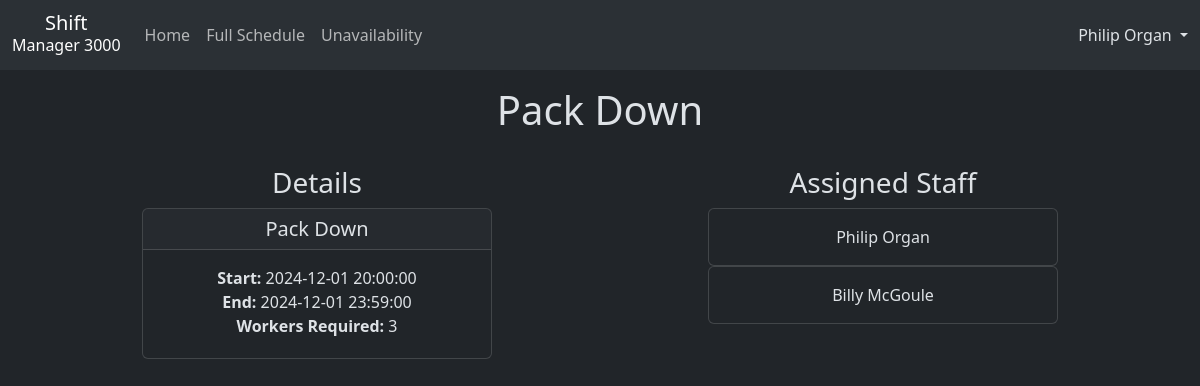
The page /user/shift?id=2 (signed in) on the database its author committed.
### app/models.py (models this page shows)
class User(db.Model):
    id = db.Column(db.Integer, primary_key=True)
    is_active = db.Column(db.Boolean, nullable=False)
    is_anonymous = db.Column(db.Boolean, nullable=False)
    is_authenticated = db.Column(db.Boolean, nullable=False)
    def get_id(self):
        return str(self.id)
    email = db.Column(db.String(100), nullable=False)
    password_hash = db.Column(db.String(100), nullable=False)
    fname = db.Column(db.String(100), nullable=False)
    lname = db.Column(db.String(100), nullable=False)
    account_type = db.Column(db.Integer, nullable=False)
    shifts = db.relationship("Shift", secondary=user_shift, back_populates="workers")
    unavailability = db.relationship("Unavailability", backref="user", lazy="dynamic")
    @property
    def name(self):
        return f"{self.fname} {self.lname}"

class Shift(db.Model):
    id = db.Column(db.Integer, primary_key=True)
    title = db.Column(db.String(200), nullable=False)
    start_time = db.Column(db.DateTime, nullable=False)
    end_time = db.Column(db.DateTime, nullable=False)
    workers_required = db.Column(db.Integer, nullable=False)
    workers = db.relationship("User", secondary=user_shift, back_populates="shifts")
    creating_user_id = db.Column(db.Integer, db.ForeignKey("user.id"))
    creating_user = db.relationship("User", backref="created_shifts", foreign_keys=[creating_user_id])

### app/user/views.py (the view)
@user_bp.route("/shift")
def view_shift():
    shift_id = request.args.get("id")
    shift = DbHelper.get_shift_by_id(shift_id)
    if shift == None:
        return redirect(url_for("error_404"))
    return render_template("user_pages/view_shift.html",
                           shift=shift,
                           page_title=shift.title)

### app/__init__.py (called while the page is built)
@login_manager.user_loader
def load_user(user_id):
    user = DbHelper.get_user_by_id(user_id)
    return user

### app/helpers/dbHelper.py (called while the page is built)
    @staticmethod
    def get_user_by_id(user_id):
        try:
            user = models.User.query.get(user_id)
            return user
        except SQLAlchemyError as e:
            print("Error retrieving user:", e)
            return None

    @staticmethod
    def get_shift_by_id(shift_id):
        try:
            shift = models.Shift.query.get(shift_id)
            return shift
        except SQLAlchemyError as e:
            print("Error retrieving shift:", e)
            return None

### app/user/views.py (called while the page is built)
@user_bp.before_request
@login_required
def set_global_values():
    g.role = "user"
    user = DbHelper.get_user_by_id(current_user.get_id())
    if user == None:
        return redirect(url_for("login"))
    if (int(user.account_type) != UserType.USER.value):
        return redirect(url_for("logout"))

### app/views.py (called while the page is built)
@app.before_request
def set_role():
    user = DbHelper.get_user_by_id(current_user.get_id())
    if user != None:
        if int(user.account_type) == UserType.USER.value:
            g.role = "user"
        elif int(user.account_type) == UserType.MANAGER.value:
            g.role = "manager"

### app/templates/user_pages/view_shift.html
{% extends "layout/master_layout.html" %}
{% block content %}
<div class="row text-center">
    <div class="col-md-6 col-12 mt-2">
        <h3>Details</h3>
        <div class="card mx-auto my-2 shift-card">
            <h5 class="card-header">{{ shift.title }}</h5>
            <div class="card-body">
                <p class="mb-0"><b>Start:</b> {{ shift.start_time }}</p>
                <p class="mb-0"><b>End:</b> {{ shift.end_time }}</p>
                <p class="mb-1"><b>Workers Required:</b> {{ shift.workers_required }}</p>
            </div>
        </div>
    </div>
    <div class="col-md-6 col-12 mt-2">
        <h3>Assigned Staff</h3>
        {% for usr in shift.workers %}
        <div class="card mx-auto shift-card text-decoration-none">
            <div class="card-body">
                {{ usr.name }}
            </div>
        </div>
        {% endfor %}
    </div>
</div>
{% endblock %}

### app/templates/layout/master_layout.html (shortened to what this page needs)
<!DOCTYPE html>
<html lang="en">
<head>
    <link rel="stylesheet" href="{{ url_for('static', filename='app.css') }}" />
    <link href="https://cdn.jsdelivr.net/npm/bootstrap@5.3.3/dist/css/bootstrap.min.css" rel="stylesheet"
>
    <link rel="stylesheet" href="https://cdn.jsdelivr.net/npm/bootstrap-icons@1.11.3/font/bootstrap-icons.min.css">
</head>
<body data-bs-theme="dark">
    {% include "layout/nav_bar.html" %}
    <div class="container p-3">
        <div class="row text-center mb-3">
            <div class="col mx-auto">
                <h1>{{ page_title }}</h1>
            </div>
        </div>
        {% block content %}{% endblock %}
    </div>
</body>
</html>

### app/templates/layout/nav_bar.html (shortened to what this page needs)
<nav class="navbar navbar-expand-lg bg-body-tertiary">
    <div class="container-fluid">
        <a class="navbar-brand" href="/">
            <div class="text-center">
                <span style="display: block; line-height: 1;">Shift</span>
                <span style="display: block; font-size: 0.8em;">Manager 3000</span>
            </div>
        </a>
        <div class="collapse navbar-collapse" id="navbarText">
            <ul class="navbar-nav me-auto mb-2 mb-lg-0">
                {% if g.role == "user" %}
                {% include "layout/nav_bar_user.html" %}
                {% elif g.role == "manager" %}
                {% include "layout/nav_bar_manager.html" %}
                {% endif %}
            </ul>
            <div class="nav-item dropdown">
                <a class="nav-link dropdown-toggle" href="#" role="button" data-bs-toggle="dropdown"
                    aria-expanded="false">
                    {{ current_user.name }}
                </a>
            </div>
        </div>
    </div>
</nav>

### app/static/app.css (style rules this page uses)
.shift-card { max-width:350px; }

### rows shown on the page
User: name "Philip Organ"
Shift: title "Pack Down", start_time "2024-12-01 20:00:00", end_time "2024-12-01 23:59:00", workers_required "3"
User: name "Billy McGoule"
